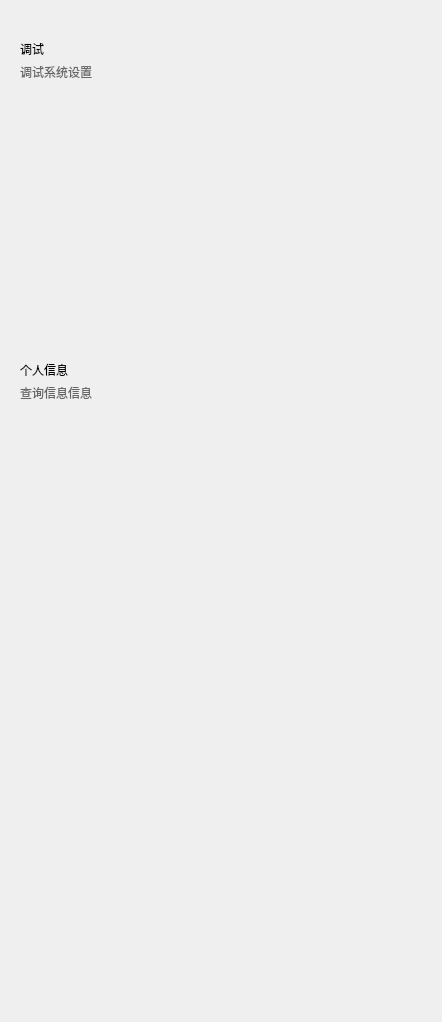
                        <widget class="QWidget" name="widget_69" native="true">
                         <layout class="QVBoxLayout" name="verticalLayout_28">
                          <property name="spacing">
                           <number>57</number>
                          </property>
                          <property name="leftMargin">
                           <number>0</number>
                          </property>
                          <property name="topMargin">
                           <number>0</number>
                          </property>
                          <property name="rightMargin">
                           <number>0</number>
                          </property>
                          <property name="bottomMargin">
                           <number>0</number>
                          </property>
                          <item>
                           <widget class="QWidget" name="wbtn_setting_debug" native="true">
                            <property name="minimumSize">
                             <size>
                              <width>442</width>
                              <height>264</height>
                             </size>
                            </property>
                            <property name="maximumSize">
                             <size>
                              <width>442</width>
                              <height>264</height>
                             </size>
                            </property>
                            <property name="styleSheet">
                             <string notr="true">QWidget#wbtn_setting_debug{
	border-image: url(:/icon/background_setting_debug.png);
}</string>
                            </property>
                            <layout class="QHBoxLayout" name="horizontalLayout_72">
                             <property name="spacing">
                              <number>0</number>
                             </property>
                             <property name="leftMargin">
                              <number>0</number>
                             </property>
                             <property name="topMargin">
                              <number>0</number>
                             </property>
                             <property name="rightMargin">
                              <number>0</number>
                             </property>
                             <property name="bottomMargin">
                              <number>0</number>
                             </property>
                             <item>
                              <widget class="QWidget" name="widget_73" native="true">
                               <layout class="QVBoxLayout" name="verticalLayout_31">
                                <property name="spacing">
                                 <number>5</number>
                                </property>
                                <property name="leftMargin">
                                 <number>20</number>
                                </property>
                                <property name="topMargin">
                                 <number>40</number>
                                </property>
                                <property name="rightMargin">
                                 <number>0</number>
                                </property>
                                <property name="bottomMargin">
                                 <number>0</number>
                                </property>
                                <item>
                                 <widget class="QLabel" name="label_23">
                                  <property name="text">
                                   <string>调试</string>
                                  </property>
                                 </widget>
                                </item>
                                <item>
                                 <widget class="QLabel" name="label_24">
                                  <property name="styleSheet">
                                   <string notr="true">color:rgba(102, 102, 102, 1);</string>
                                  </property>
                                  <property name="text">
                                   <string>调试系统设置</string>
                                  </property>
                                 </widget>
                                </item>
                                <item>
                                 <spacer name="verticalSpacer_10">
                                  <property name="orientation">
                                   <enum>Qt::Vertical</enum>
                                  </property>
                                  <property name="sizeHint" stdset="0">
                                   <size>
                                    <width>20</width>
                                    <height>187</height>
                                   </size>
                                  </property>
                                 </spacer>
                                </item>
                               </layout>
                              </widget>
                             </item>
                             <item>
                              <widget class="QWidget" name="widget_74" native="true"/>
                             </item>
                            </layout>
                           </widget>
                          </item>
                          <item>
                           <widget class="QWidget" name="wbtn_setting_debug_2" native="true">
                            <property name="minimumSize">
                             <size>
                              <width>442</width>
                              <height>264</height>
                             </size>
                            </property>
                            <property name="maximumSize">
                             <size>
                              <width>442</width>
                              <height>264</height>
                             </size>
                            </property>
                            <property name="styleSheet">
                             <string notr="true">QWidget#wbtn_setting_debug_2{
	border-image: url(:/icon/background_setting_debug.png);
}</string>
                            </property>
                            <layout class="QHBoxLayout" name="horizontalLayout_107">
                             <property name="spacing">
                              <number>0</number>
                             </property>
                             <property name="leftMargin">
                              <number>0</number>
                             </property>
                             <property name="topMargin">
                              <number>0</number>
                             </property>
                             <property name="rightMargin">
                              <number>0</number>
                             </property>
                             <property name="bottomMargin">
                              <number>0</number>
                             </property>
                             <item>
                              <widget class="QWidget" name="widget_127" native="true">
                               <layout class="QVBoxLayout" name="verticalLayout_61">
                                <property name="spacing">
                                 <number>5</number>
                                </property>
                                <property name="leftMargin">
                                 <number>20</number>
                                </property>
                                <property name="topMargin">
                                 <number>40</number>
                                </property>
                                <property name="rightMargin">
                                 <number>0</number>
                                </property>
                                <property name="bottomMargin">
                                 <number>0</number>
                                </property>
                                <item>
                                 <widget class="QLabel" name="label_78">
                                  <property name="text">
                                   <string>个人信息</string>
                                  </property>
                                 </widget>
                                </item>
                                <item>
                                 <widget class="QLabel" name="label_79">
                                  <property name="styleSheet">
                                   <string notr="true">color:rgba(102, 102, 102, 1);</string>
                                  </property>
                                  <property name="text">
                                   <string>查询信息信息</string>
                                  </property>
                                 </widget>
                                </item>
                                <item>
                                 <spacer name="verticalSpacer_15">
                                  <property name="orientation">
                                   <enum>Qt::Vertical</enum>
                                  </property>
                                  <property name="sizeHint" stdset="0">
                                   <size>
                                    <width>20</width>
                                    <height>187</height>
                                   </size>
                                  </property>
                                 </spacer>
                                </item>
                               </layout>
                              </widget>
                             </item>
                             <item>
                              <widget class="QWidget" name="widget_128" native="true"/>
                             </item>
                            </layout>
                           </widget>
                          </item>
                          <item>
                           <spacer name="verticalSpacer_5">
                            <property name="orientation">
                             <enum>Qt::Vertical</enum>
                            </property>
                            <property name="sizeHint" stdset="0">
                             <size>
                              <width>20</width>
                              <height>437</height>
                             </size>
                            </property>
                           </spacer>
                          </item>
                         </layout>
                        </widget>
